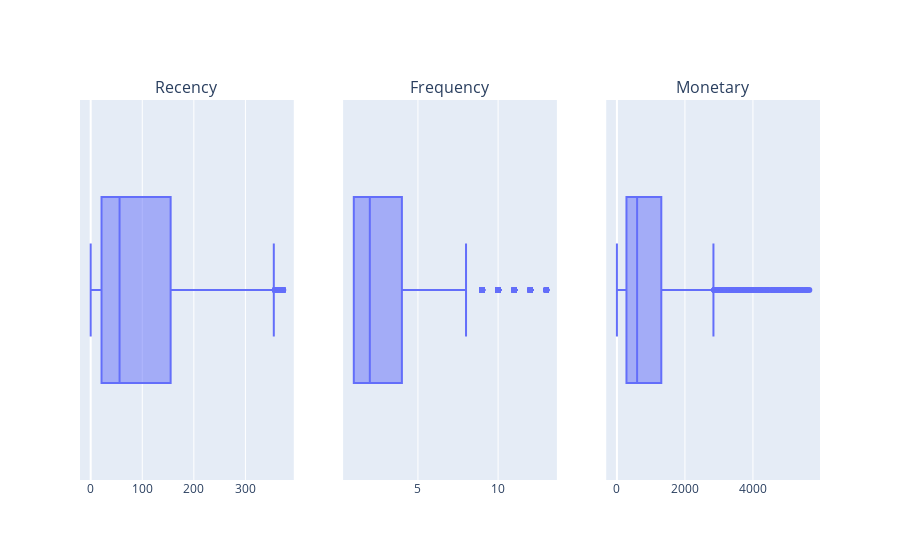

This figure's notebook cell:
### Code cell
boxes = [px.box(rfm_table_cleaned, x=column) for column in rfm_table_cleaned.columns]
fig = make_subplots(
    rows=1, cols=3, 
    subplot_titles=(
        "Recency", "Frequency", "Monetary"
    )
)

for i, box in enumerate(boxes):
    fig.add_trace(boxes[i]['data'][0], row=1, col=i+1)

fig.update_layout(showlegend=True)
#fig.write_html('plotly/boxplot_2.html')
fig.show()

### Figure 1 — Plotly figure (JSON) as saved in the notebook; plotly's stock layout.template omitted (floating-point values rounded to 4 significant figures; data arrays with more than 128 entries replaced by an {"elided": "..."} marker saying what was removed)
{"data": [{"alignmentgroup": "True", "hovertemplate": "Recency=%{x}<extra></extra>", "legendgroup": "", "marker": {"color": "#636efa"}, "name": "", "notched": false, "offsetgroup": "", "orientation": "h", "showlegend": false, "type": "box", "x": {"elided": "4044 int values"}, "x0": " ", "xaxis": "x", "y0": " ", "yaxis": "y"}, {"alignmentgroup": "True", "hovertemplate": "Frequency=%{x}<extra></extra>", "legendgroup": "", "marker": {"color": "#636efa"}, "name": "", "notched": false, "offsetgroup": "", "orientation": "h", "showlegend": false, "type": "box", "x": {"elided": "4044 int values"}, "x0": " ", "xaxis": "x2", "y0": " ", "yaxis": "y2"}, {"alignmentgroup": "True", "hovertemplate": "Monetary=%{x}<extra></extra>", "legendgroup": "", "marker": {"color": "#636efa"}, "name": "", "notched": false, "offsetgroup": "", "orientation": "h", "showlegend": false, "type": "box", "x": {"elided": "4044 float values"}, "x0": " ", "xaxis": "x3", "y0": " ", "yaxis": "y3"}], "layout": {"annotations": [{"font": {"size": 16}, "showarrow": false, "text": "Recency", "x": 0.1444, "xanchor": "center", "xref": "paper", "y": 1, "yanchor": "bottom", "yref": "paper"}, {"font": {"size": 16}, "showarrow": false, "text": "Frequency", "x": 0.5, "xanchor": "center", "xref": "paper", "y": 1, "yanchor": "bottom", "yref": "paper"}, {"font": {"size": 16}, "showarrow": false, "text": "Monetary", "x": 0.8556, "xanchor": "center", "xref": "paper", "y": 1, "yanchor": "bottom", "yref": "paper"}], "showlegend": true, "xaxis": {"anchor": "y", "domain": [0, 0.2889]}, "xaxis2": {"anchor": "y2", "domain": [0.3556, 0.6444]}, "xaxis3": {"anchor": "y3", "domain": [0.7111, 1]}, "yaxis": {"anchor": "x", "domain": [0, 1]}, "yaxis2": {"anchor": "x2", "domain": [0, 1]}, "yaxis3": {"anchor": "x3", "domain": [0, 1]}}}
